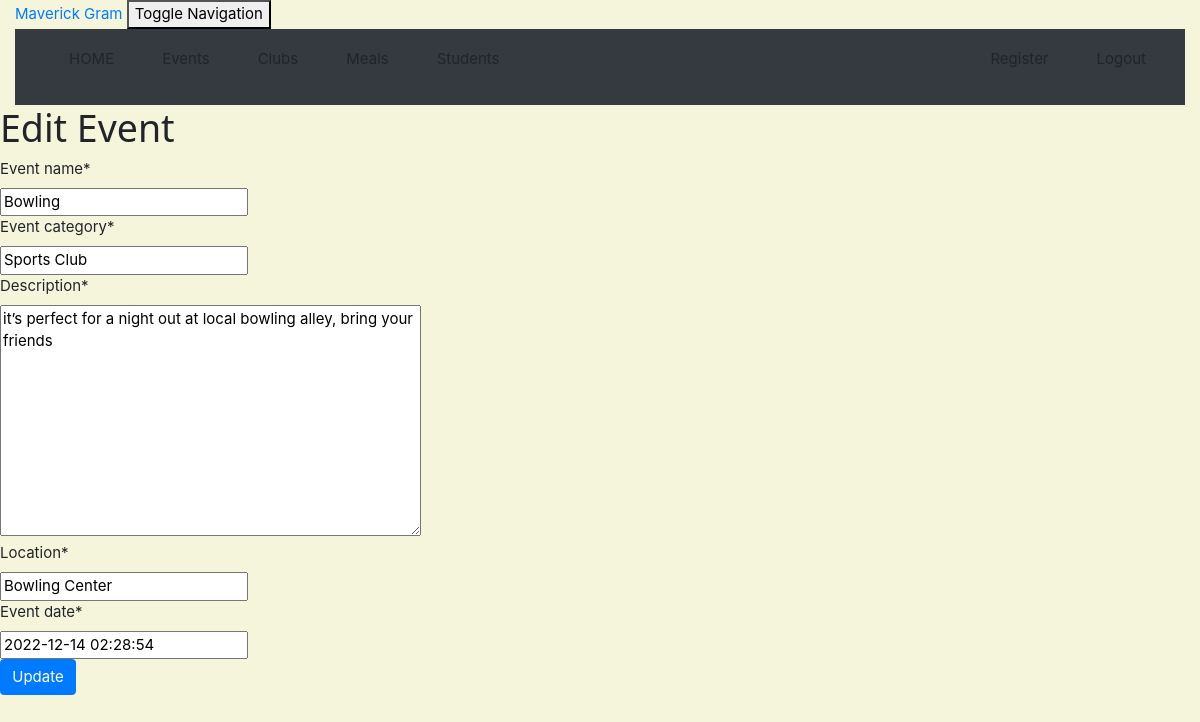
The page /event/18/edit/ (signed in) on the database its author committed.
### crm/models.py (models this page shows, shortened)
class Event(models.Model):
    Club = models.ForeignKey(Club, on_delete=models.CASCADE, related_name='clubs')
    event_name = models.CharField(max_length=50)
    event_category = models.CharField(max_length=100)
    description = models.TextField()
    location = models.CharField(max_length=200)
    event_date = models.DateTimeField(default=timezone.now)

### crm/views.py (the view)
# urls.py: path('event/<int:pk>/edit/', views.event_edit, name='event_edit'),
@staff_member_required
def event_edit(request, pk):
    event = get_object_or_404(Event, pk=pk)
    if request.method == "POST":
        form = EventForm(request.POST, instance=event)
        if form.is_valid():
            event = form.save(commit=False)
            event.updated_date = timezone.now()
            event.save()
            event = Event.objects.filter()
            return render(request, 'crm/event_list.html',
                          {'events': event})
    else:
        form = EventForm(instance=event)
    return render(request, 'crm/event_edit.html', {'form': form})

### crm/forms.py
class EventForm(forms.ModelForm):
    class Meta:
        model = Event
        fields = ( 'event_name', 'event_category', 'description', 'location', 'event_date')

### crm/templates/crm/event_edit.html (shortened to what this page needs)
<!DOCTYPE html>
<html lang="en">
{% extends 'crm/base.html' %}
{% load crispy_forms_tags %}
{% block content %}
    <h1>Edit Event</h1>
    <form method="POST" class="customer-form">{% csrf_token %}
        {{ form|crispy }}
        <button type="submit" class="btn btn-primary">Update</button>
    </form>
{% endblock %}

### crm/static/css/w3.css (style rules this page uses)
html { box-sizing:border-box }
*,*:before,*:after { box-sizing:inherit }
html { -ms-text-size-adjust:100%;-webkit-text-size-adjust:100% }
body { margin:0 }
button,input,select,textarea,optgroup { font:inherit;margin:0 }
button,input { overflow:visible }
button,select { text-transform:none }
button,[type=button],[type=reset],[type=submit] { -webkit-appearance:button }
textarea { overflow:auto }
html,body { font-family:Verdana,sans-serif;font-size:15px;line-height:1.5 }
html { overflow-x:hidden }
h1 { font-size:36px }
h1,h2,h3,h4,h5,h6 { font-family:"Segoe UI",Arial,sans-serif;font-weight:400;margin:10px 0 }

### crm/templates/crm/event_edit.html (style rules this page uses)
body { background-color: beige; }

### rows shown on the page
Event: event_name "Bowling", event_category "Sports Club", description "it’s perfect for a night out at local bowling alley, bring your friends", location "Bowling Center", event_date "2022-12-14 02:28:54"
